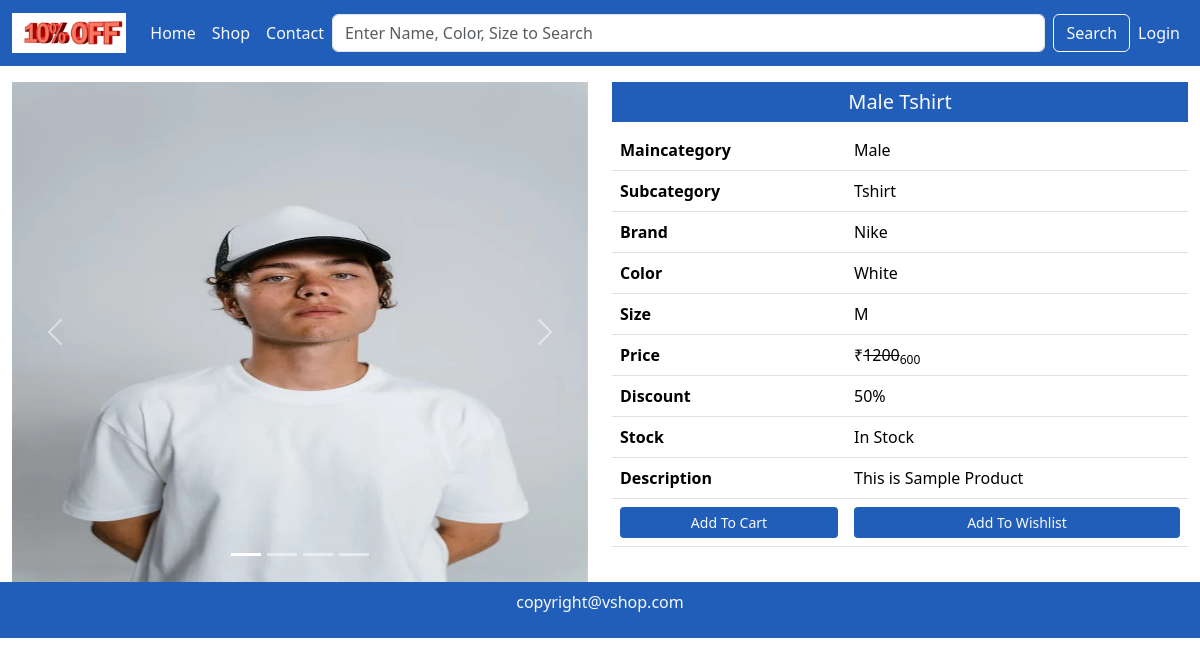
/single-product/4/, run on the app's committed database.
### mainApp/models.py (models this page shows, shortened)
class Product(models.Model):
    id = models.AutoField(primary_key=True)
    name = models.CharField(max_length=50)
    maincategory = models.ForeignKey(Maincategory,on_delete=models.CASCADE)
    subcategory = models.ForeignKey(Subcategory,on_delete=models.CASCADE)
    brand = models.ForeignKey(Brand,on_delete=models.CASCADE)
    color = models.CharField(max_length=20)
    size = models.CharField(max_length=20)
    stock = models.CharField(max_length=20,default="In Stock",null=True,blank=True)
    description = models.TextField()
    baseprice = models.IntegerField()
    discount = models.IntegerField(default=0,null=True,blank=True)
    finalprice = models.IntegerField()
    pic1 = models.ImageField(upload_to="uploads/",default="",null=True,blank=True)
    pic2 = models.ImageField(upload_to="uploads/",default="",null=True,blank=True)
    pic3 = models.ImageField(upload_to="uploads/",default="",null=True,blank=True)
    pic4 = models.ImageField(upload_to="uploads/",default="",null=True,blank=True)

class Maincategory(models.Model):
    id = models.AutoField(primary_key=True)
    name = models.CharField(max_length=40)
    def __str__(self):
        return self.name

class Subcategory(models.Model):
    id = models.AutoField(primary_key=True)
    name = models.CharField(max_length=40)
    def __str__(self):
        return self.name

class Brand(models.Model):
    id = models.AutoField(primary_key=True)
    name = models.CharField(max_length=40)
    def __str__(self):
        return self.name

### mainApp/views.py (the view)
# urls.py: path('single-product/<int:id>/', views.singleProduct),
def singleProduct(Request,id):
    data = Product.objects.get(id=id)
    return render(Request,"single-product.html",{"data":data})

### mainApp/templates/single-product.html (shortened to what this page needs)
{%extends "index.html"%}
{%block content%}
<div class="container-fluid mt-3">
    <div class="row">
        <div class="col-md-6 col-12">
            <div id="carouselExampleIndicators" class="carousel slide">
                <div class="carousel-indicators">
                  <button type="button" data-bs-target="#carouselExampleIndicators" data-bs-slide-to="0" class="active" aria-current="true" aria-label="Slide 1"></button>
                  <button type="button" data-bs-target="#carouselExampleIndicators" data-bs-slide-to="1" aria-label="Slide 2"></button>
                  <button type="button" data-bs-target="#carouselExampleIndicators" data-bs-slide-to="2" aria-label="Slide 3"></button>
                  <button type="button" data-bs-target="#carouselExampleIndicators" data-bs-slide-to="3" aria-label="Slide 4"></button>
                </div>
                <div class="carousel-inner">
                  <div class="carousel-item active">
                    <img src="{{data.pic1.url}}" height="500px" class="d-block w-100" alt="...">
                  </div>
                </div>
                <button class="carousel-control-prev" type="button" data-bs-target="#carouselExampleIndicators" data-bs-slide="prev">
                  <span class="carousel-control-prev-icon" aria-hidden="true"></span>
                </button>
                <button class="carousel-control-next" type="button" data-bs-target="#carouselExampleIndicators" data-bs-slide="next">
                  <span class="carousel-control-next-icon" aria-hidden="true"></span>
                </button>
              </div>
        </div>
        <div class="col-md-6 col-12">
            <h5 class="background text-light text-center p-2">{{data.name}}</h5>
            <div class="table-responsive">
                <table class="table">
                    <tr>
                        <th>Maincategory</th>
                        <td>{{data.maincategory}}</td>
                    </tr>
                    <tr>
                        <th>Subcategory</th>
                        <td>{{data.subcategory}}</td>
                    </tr>
                    <tr>
                        <th>Brand</th>
                        <td>{{data.brand}}</td>
                    </tr>
                    <tr>
                        <th>Color</th>
                        <td>{{data.color}}</td>
                    </tr>
                    <tr>
                        <th>Size</th>
                        <td>{{data.size}}</td>
                    </tr>
                    <tr>
                        <th>Price</th>
                        <td> &#8377<del>{{data.baseprice}}</del><sub>{{data.finalprice}}</sub></td>
                    </tr>
                    <tr>
                        <th>Discount</th>
                        <td>{{data.discount}}%</td>
                    </tr>
                    <tr>
                        <th>Stock</th>
                        <td>{{data.stock}}</td>
                    </tr>
                    <tr>
                        <th>Description</th>
                        <td>{{data.description}}</td>
                    </tr>
                    <tr>
                        <th><a href="/add-to-cart/{{data.id}}" class="btn background text-light mybtn btn-sm w-100">Add To Cart</a></th>
                        <td><a href="/add-to-wishlist/{{data.id}}" class="btn background text-light mybtn btn-sm w-100">Add To Wishlist</a></td>
                    </tr>
                </table>
            </div>
        </div>
    </div>
</div>
{%endblock%}

### mainApp/static/css/style.css (style rules this page uses)
.background { background-color: rgb(33, 94, 185); }

### data on the page
Product: pic1 (picture), name "Male Tshirt", maincategory "Male", subcategory "Tshirt", brand "Nike", color "White", size "M", baseprice "1200", finalprice "600", discount "50", stock "In Stock", description "This is Sample Product"
